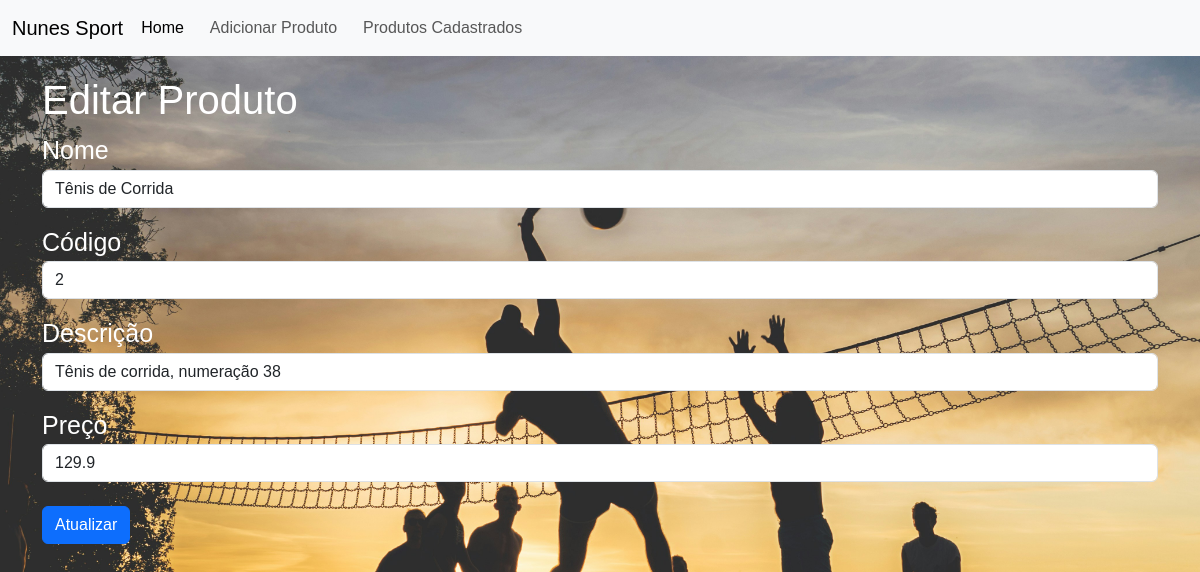
Page /?page=editar&id=2 on the committed database.
### tables this page shows
CREATE TABLE `produtos` (
  `nome` varchar(45) NOT NULL,
  `id` int(11) NOT NULL,
  `descricao` varchar(300) NOT NULL,
  `preco` double NOT NULL
);

### editar-produto.php (the view, shortened to what this page needs)
<h1>Editar Produto</h1>
<?php
    $sql = "SELECT * FROM produtos WHERE id=".$_REQUEST["id"];
    $res = $conn->query($sql);
    $row = $res->fetch_object();
?>
<form action="?page=salvar" method="POST">
    <div class="mb-3">
        <label>Nome</label>
        <input type="text" name="nome" value="<?php print $row->nome; ?>" class="form-control">
    </div>
    <div class="mb-3">
        <label>Código</label>
        <input type="number" name="id" value="<?php print $row->id; ?>" class="form-control">
    </div>
    <div class="mb-3">
        <label>Descrição</label>
        <input type="text" name="descricao" value="<?php print $row->descricao; ?>" class="form-control">
    </div>
    <div class="mb-4">
        <label>Preço</label>
        <input type="number" name="preco" value="<?php print $row->preco; ?>" class="form-control">
    </div>
    <div class="mb-3">
        <button type="submit" class="btn btn-primary">Atualizar</button>
    </div>
</form>

### index.php (style rules this page uses)
body { background-image: url('img-fundo.jpg'); background-size: cover; background-position: center; background-repeat: no-repeat; height: 100vh; margin: 0; }
label { color: white; font-size: 25px; }
body { font-family: Verdana, sans-serif; }
h1 { color: white; font-family: Verdana, sans-serif; }

### rows in the picture
produtos: nome "Tênis de Corrida", id "2", descricao "Tênis de corrida, numeração 38", preco "129.9"
